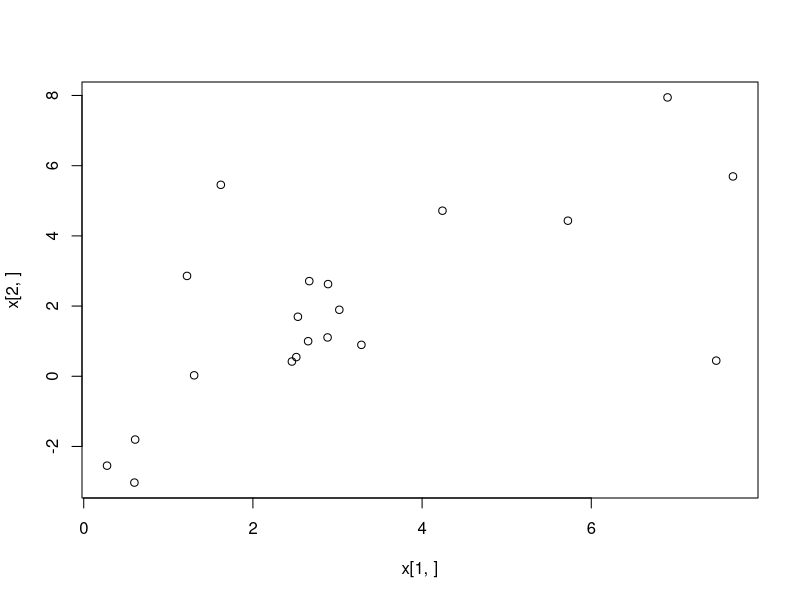
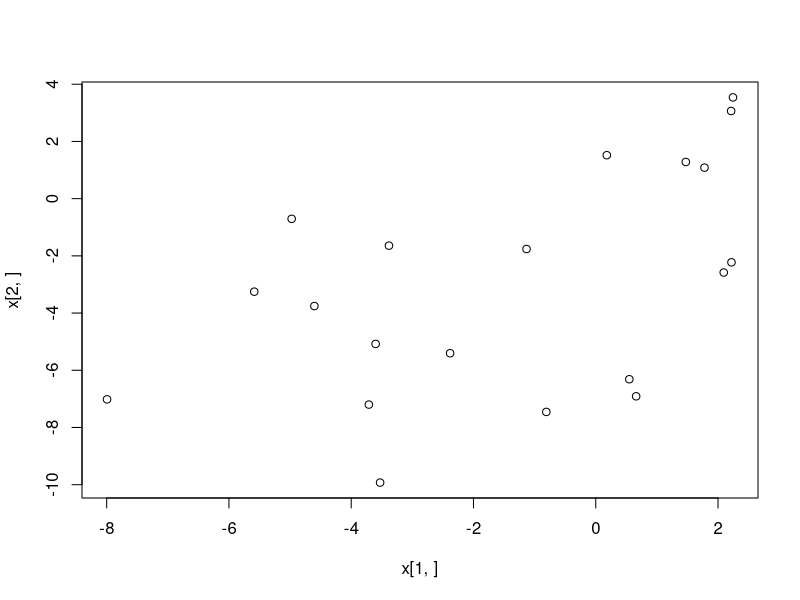
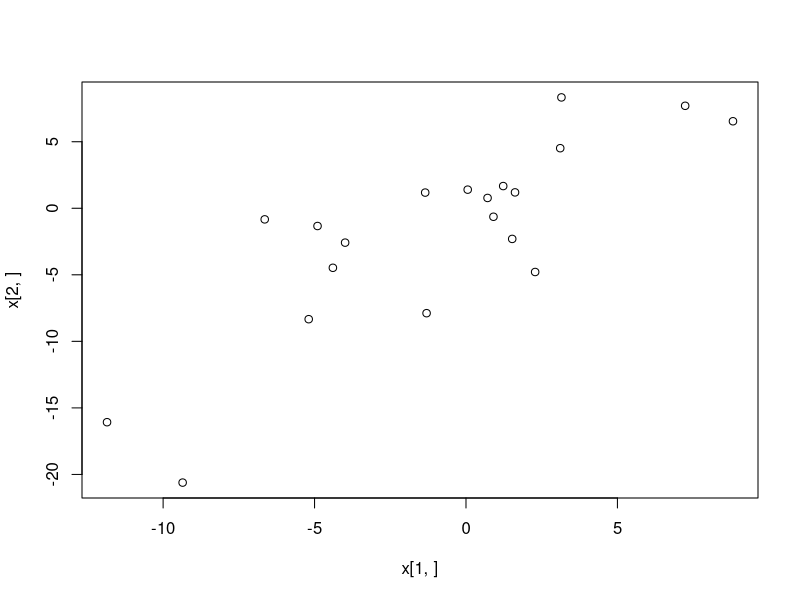
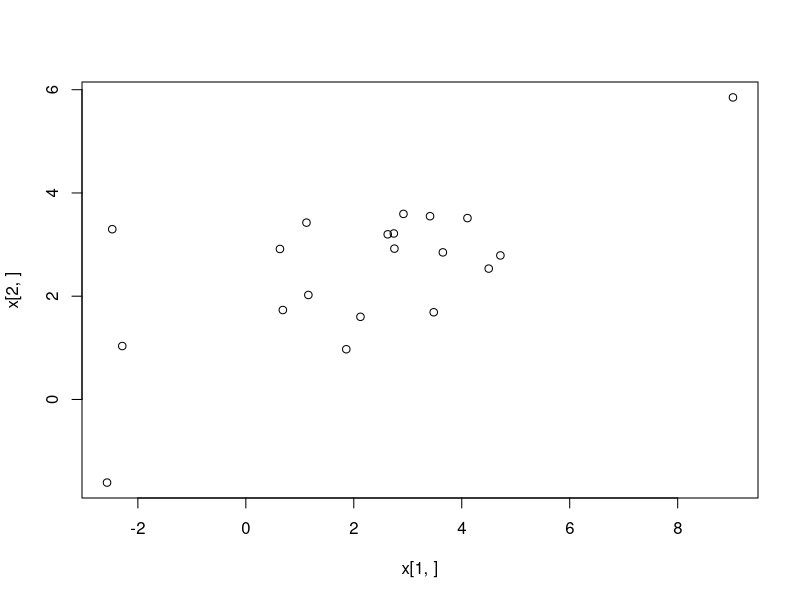
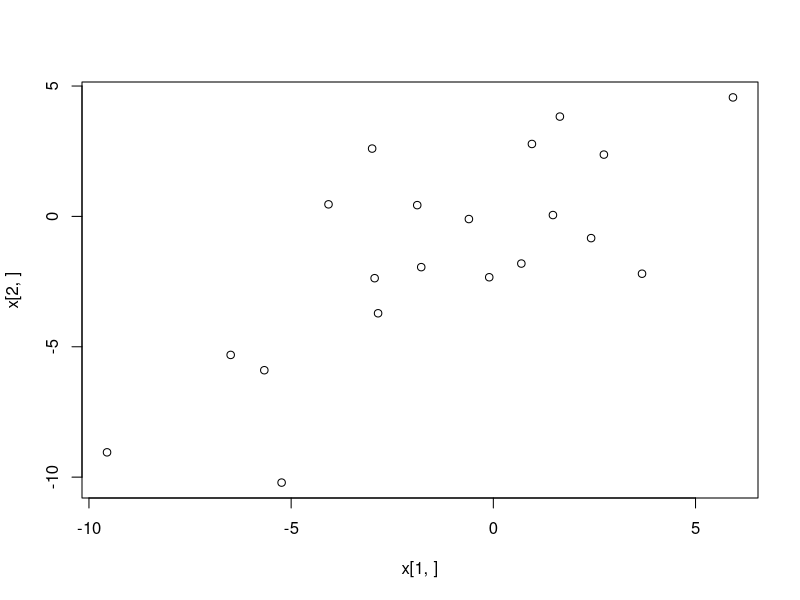
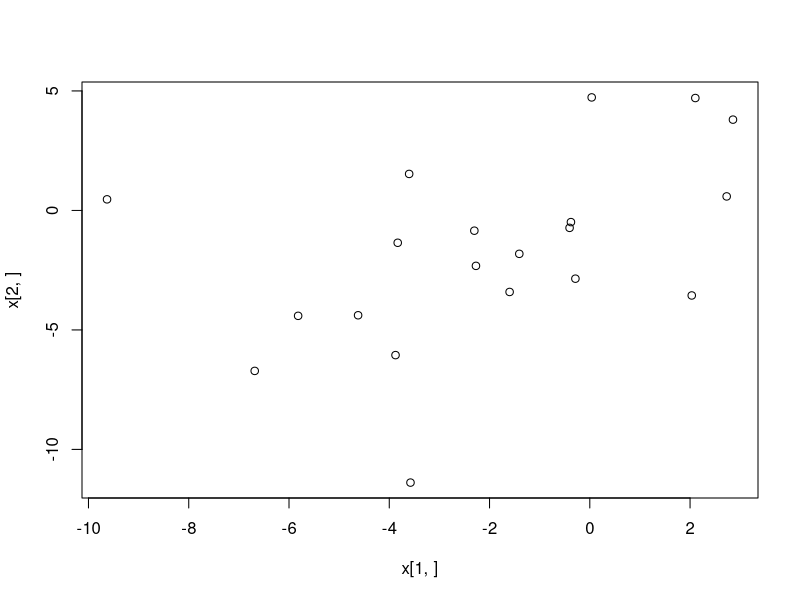
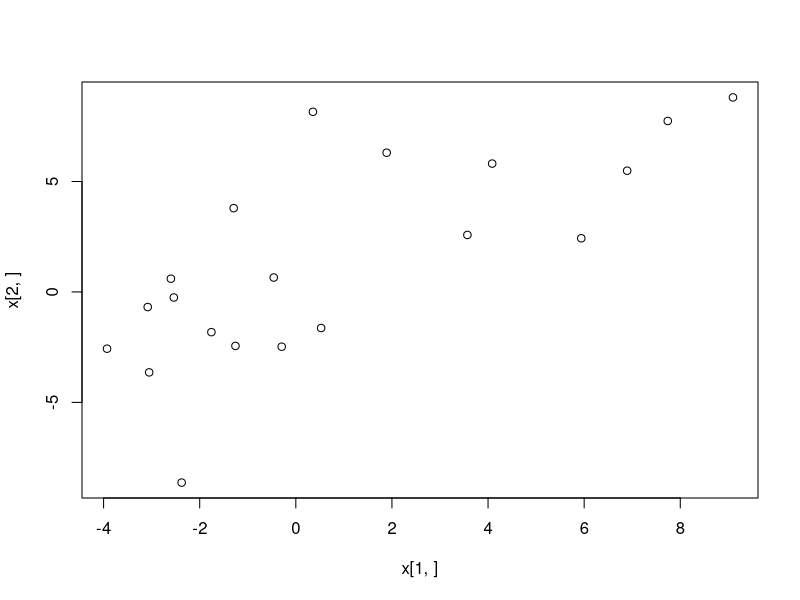
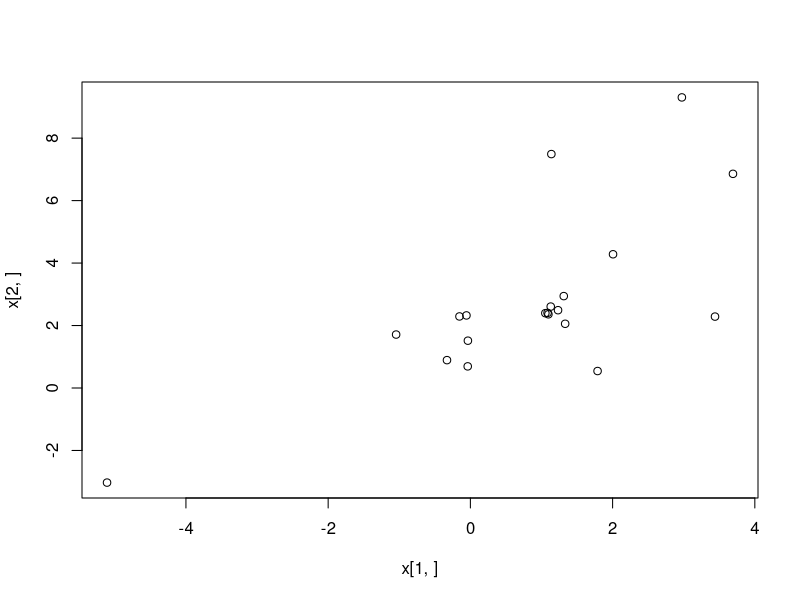

Source code (R) for these figures, in order: (Note: a time limit stopped this script after it produced the figures.)
feval <- function(fc,...){do.call(fc,list(...))} 
#gradiente
grad <- function(f,x,delta=0.0001){
  n <- length(x)
  e <- diag(x=1, n, n) #Matriz identidade
  g <- as.numeric()
  for (i in 1:n){
    f1 <- feval(f, x+delta*e[,i])
    f2 <- feval(f, x)
    g[i] <- (f1-f2)/delta
  }
  return(g)
}

#norma de um vetor
norm_vec <- function(x) sqrt(sum(x^2))

#sessao aurea
s.aurea = function(x,a,b,d,erro){ 
  while((b-a)>erro){
    xa = b-0.618*(b-a)
    xb = a+0.618*(b-a)  
    funa = f(x+xa*d)
    funb = f(x+xb*d)
    if(funa<funb) {
      b=xb
    } else {
      a=xa
    }
  }
  alfa=(a+b)/2
  return(alfa)
}


#metodo gradiente
set.seed(123)
#funcao quadratica
iteracoes=c()
minimo=matrix(nrow=100,ncol=2)
for (k in 1:100){
n=2   #numero de variaveis
x=matrix(data=rnorm(n), nrow=n)
Q=diag(c(1,1.2),n,n) 
f=function(x){t(x)%*%Q%*%x}
d=numeric()
alfa=NULL
erro=0.001

i=0
d=1
  while(norm_vec(d)>=0.001){
    i=i+1
    d = -grad(f,x)
    alfa = s.aurea(x,0,4/norm_vec(x),d,erro)
    x = x+alfa*d
    if (i>=200) break
  }
iteracoes[k]=i  
minimo[k,]=t(x)
}
resultados=data.frame(minimo,iteracoes)
resultados.validos<-subset(resultados,resultados$iteracoes<=199)
length(resultados.validos$iteracoes)
mean(resultados.validos$iteracoes)


#fun??o quadr?tica com mal condicionamento
set.seed(123)
iteracoes=c()
minimo=matrix(nrow=100,ncol=2)
for (k in 1:100){
  n=2   #n?mero de vari?veis
  x=matrix(data=rnorm(n), nrow=n)
  Q=diag(c(1,100),n,n) 
  f=function(x){t(x)%*%Q%*%x}
  d=numeric()
  alfa=NULL
  erro=0.001
  
  i=0
  d=1
  while(norm_vec(d)>=0.001){
    i=i+1
    d = -grad(f,x)
    alfa = s.aurea(x,0,4/norm_vec(x),d,erro)
    x = x+alfa*d
    if (i>=200) break
  }
  iteracoes[k]=i  
  minimo[k,]=t(x)
}
resultados=data.frame(minimo,iteracoes)
resultados.validos<-subset(resultados,resultados$iteracoes<=199)
length(resultados.validos$iteracoes)
mean(resultados.validos$iteracoes)

#fun??o multimodal/n?o-convexa
set.seed(123)
iteracoes=c()
minimo=matrix(nrow=100,ncol=2)
for (k in 1:100){
  
n=2   #n?mero de vari?veis
x=matrix(data=rnorm(n), nrow=n)
f=function(x){-10*exp(-t(x)%*%x)-cos(t(x)%*%x)-sin(t(x)%*%x)+1/5*t(x)%*%x+15}
d=NULL
alfa=NULL
erro=0.001
d=1
i=0
while(norm_vec(d)>=0.001){
  i=i+1
  d = -grad(f,x)
  alfa = s.aurea(x,0,4/norm_vec(x),d,erro)
  x = x+alfa*d
  if (i>=200) break
}
iteracoes[k]=i  
minimo[k,]=t(x)
}
resultados=data.frame(minimo,iteracoes)
resultados.validos<-subset(resultados,resultados$iteracoes<=199)
length(resultados.validos$iteracoes)
mean(resultados.validos$iteracoes)


#PSO - a solu??o com a ajuda do can?ado

#fun??o quadr?tica
set.seed(123)
iteracoes=c()
minimo=matrix(nrow=100,ncol=2)
for (k in 1:100){
  
n=2   
Q=diag(c(1,1.2),n,n) 
f=function(x){t(x)%*%Q%*%x}
phi1=2
phi2=2

x=matrix(data=c(runif(20,0,10),runif(20,0,10)),2,byrow=FALSE)
g=matrix(data=rep(0,40),2) # g deve ser 2x1
gp=matrix(data=rep(0,40),2) 
v=matrix(data=rep(0,40),2)
p=matrix(data=rep(0,40),2)
a=c()
ap=c()

ag=Inf # melhor avalia??o da FO

j=0
while(j<200){
  j=j+1
  if(j==1){
    for (i in 1:20){ 
      a[i]=f(x[,i])
      
      if(a[i]<ag){ # guarda a melhor solu??o em g
        ag=a[i]
        g=x[,i]
      }
      
      ap[i]=a[i]
      p[,i]=x[,i]
      
    }
    gp[,j]=g}
  if(j>1){
    for (i in 1:20){ 
      a[i]=f(x[,i])
      
      p[,i]=ifelse(a[i]<ap[i],x[,i],p[,i])
      ap[i]=ifelse(a[i]<ap[i],a[i],ap[i])
      
      if(a[i]<ag){ # guarda a melhor solu??o em g
        ag=a[i]
        g=x[,i]
      }
    }
    gp[,j]=g}
  
  # fazer o sorteio de u1 e u2 em todas as itera??es
  # e usar u1 e u2 diferentes para cada x[,i]
  
  # n?o sei como fazer matricialmente no R, ent?o coloquei um for
  for(i in 1:20){
    u1=runif(1)
    u2=runif(1)
    v[,i]=v[,i]+phi1*u1*(p[,i]-x[,i])+phi2*u2*(g-x[,i])
  }
  
  x=x+v
#  plot(x[1,],x[2,])
#  Sys.sleep(1)
  if(j>1){ if(abs(f(gp[,j])-f(gp[,j-1]))<0.001){break} }

}


iteracoes[k]=j  
minimo[k,]=g
}
resultados=data.frame(minimo,iteracoes)
resultados.validos<-subset(resultados,resultados$iteracoes<=199)
length(resultados.validos$iteracoes)
mean(resultados.validos$iteracoes)


#fun??o quadr?tica com mal condicionamento
set.seed(123)
iteracoes=c()
minimo=matrix(nrow=100,ncol=2)
for (k in 1:100){
  
  n=2   
  Q=diag(c(1,100),n,n) 
  f=function(x){t(x)%*%Q%*%x}
  phi1=2
  phi2=2
  
  x=matrix(data=c(runif(20,0,10),runif(20,0,10)),2,byrow=FALSE)
  g=matrix(data=rep(0,40),2) 
  gp=matrix(data=rep(0,40),2) 
  v=matrix(data=rep(0,40),2)
  p=matrix(data=rep(0,40),2)
  a=c()
  ap=c()
  
  ag=Inf 
  
  j=0
  while(j<200){
    j=j+1
    if(j==1){
      for (i in 1:20){ 
        a[i]=f(x[,i])
        
        if(a[i]<ag){ 
          ag=a[i]
          g=x[,i]
        }
        
        ap[i]=a[i]
        p[,i]=x[,i]
        
      }
      gp[,j]=g}
    if(j>1){
      for (i in 1:20){ 
        a[i]=f(x[,i])
        
        p[,i]=ifelse(a[i]<ap[i],x[,i],p[,i])
        ap[i]=ifelse(a[i]<ap[i],a[i],ap[i])
        
        if(a[i]<ag){ 
          ag=a[i]
          g=x[,i]
        }
      }
      gp[,j]=g}
    
    for(i in 1:20){
      u1=runif(1)
      u2=runif(1)
      v[,i]=v[,i]+phi1*u1*(p[,i]-x[,i])+phi2*u2*(g-x[,i])
    }
    
    x=x+v
#    plot(x[1,],x[2,])
#    Sys.sleep(1)
    if(j>1){ if(abs(f(gp[,j])-f(gp[,j-1]))<0.001){break} }
    
  }
  
  
  iteracoes[k]=j  
  minimo[k,]=g
}
resultados=data.frame(minimo,iteracoes)
resultados.validos<-subset(resultados,resultados$iteracoes<=199)
length(resultados.validos$iteracoes)
mean(resultados.validos$iteracoes)

#fun??o multimodal/n?o-convexa
set.seed(123)
iteracoes=c()
minimo=matrix(nrow=100,ncol=2)
for (k in 1:100){
  
  n=2   
  Q=diag(c(1,100),n,n) 
  f=function(x){-10*exp(-t(x)%*%x)-cos(t(x)%*%x)-sin(t(x)%*%x)+1/5*t(x)%*%x+15}
  phi1=2
  phi2=2
  
  x=matrix(data=c(runif(20,0,10),runif(20,0,10)),2,byrow=FALSE)
  g=matrix(data=rep(0,40),2) 
  gp=matrix(data=rep(0,40),2) 
  v=matrix(data=rep(0,40),2)
  p=matrix(data=rep(0,40),2)
  a=c()
  ap=c()
  
  ag=Inf 
  
  j=0
  while(j<200){
    j=j+1
    if(j==1){
      for (i in 1:20){ 
        a[i]=f(x[,i])
        
        if(a[i]<ag){ 
          ag=a[i]
          g=x[,i]
        }
        
        ap[i]=a[i]
        p[,i]=x[,i]
        
      }
      gp[,j]=g}
    if(j>1){
      for (i in 1:20){ 
        a[i]=f(x[,i])
        
        p[,i]=ifelse(a[i]<ap[i],x[,i],p[,i])
        ap[i]=ifelse(a[i]<ap[i],a[i],ap[i])
        
        if(a[i]<ag){ 
          ag=a[i]
          g=x[,i]
        }
      }
      gp[,j]=g}
    
    for(i in 1:20){
      u1=runif(1)
      u2=runif(1)
      v[,i]=v[,i]+phi1*u1*(p[,i]-x[,i])+phi2*u2*(g-x[,i])
    }
    
    x=x+v
        plot(x[1,],x[2,])
        Sys.sleep(1)
    if(j>1){ if(abs(f(gp[,j])-f(gp[,j-1]))<0.001){break} }
    
  }
  
  
  iteracoes[k]=j  
  minimo[k,]=g
}
resultados=data.frame(minimo,iteracoes)
resultados.validos<-subset(resultados,resultados$iteracoes<=199)
length(resultados.validos$iteracoes)
mean(resultados.validos$iteracoes)
